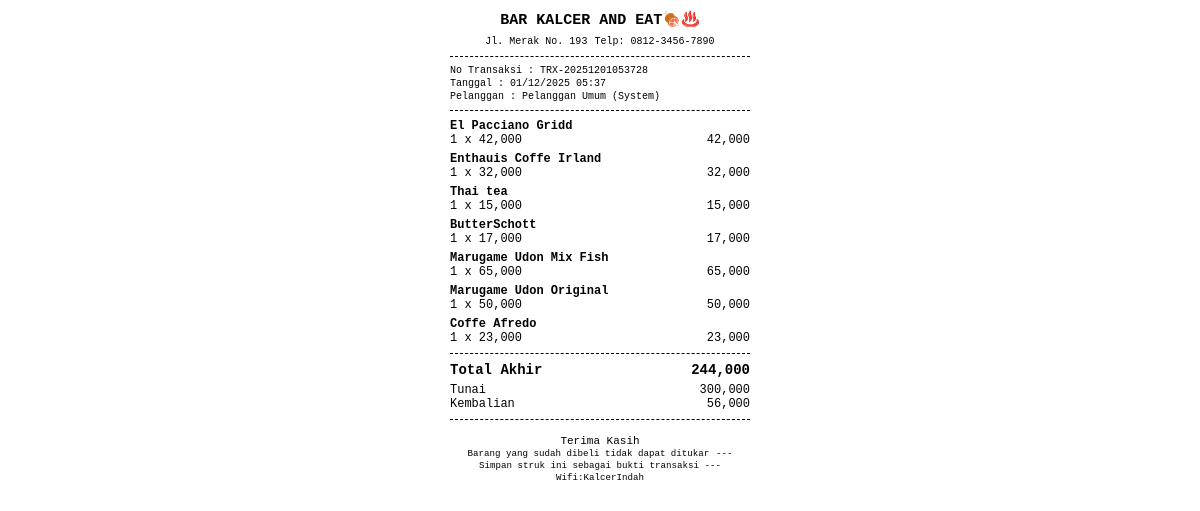
Page /struk.php?no=TRX-20251201053728 on the committed database.
### tables this page shows
CREATE TABLE `transaksi` (
  `id` int(11) NOT NULL,
  `no_transaksi` varchar(20) DEFAULT NULL,
  `tanggal` datetime DEFAULT NULL,
  `total_bayar` decimal(10,2) DEFAULT NULL,
  `jumlah_uang` decimal(10,2) DEFAULT NULL,
  `kembalian` decimal(10,2) DEFAULT NULL,
  `id_pelanggan` int(11) DEFAULT 0,
  `diskon` decimal(10,2) DEFAULT 0.00
);

CREATE TABLE `pelanggan` (
  `id` int(11) NOT NULL,
  `nama_pelanggan` varchar(100) DEFAULT NULL,
  `alamat` text DEFAULT NULL,
  `no_hp` varchar(20) DEFAULT NULL
);

CREATE TABLE `transaksi_detail` (
  `id` int(11) NOT NULL,
  `no_transaksi` varchar(20) DEFAULT NULL,
  `id_produk` int(11) DEFAULT NULL,
  `qty` int(11) DEFAULT NULL,
  `subtotal` decimal(10,2) DEFAULT NULL
);

CREATE TABLE `produk` (
  `id` int(11) NOT NULL,
  `nama_produk` varchar(100) DEFAULT NULL,
  `harga` decimal(10,2) DEFAULT NULL,
  `stok` int(11) DEFAULT NULL,
  `kode_barang` varchar(20) DEFAULT NULL
);

### struk.php (the view, shortened to what this page needs)
<?php
include 'koneksi.php';
$no = $_GET['no'];
$trx = mysqli_fetch_assoc(mysqli_query($conn, "SELECT * FROM transaksi WHERE no_transaksi='$no'"));
$pelanggan_nama = 'Umum';
if(isset($trx['id_pelanggan']) && $trx['id_pelanggan'] > 0){
    $q_pel = mysqli_query($conn, "SELECT nama_pelanggan FROM pelanggan WHERE id='{$trx['id_pelanggan']}'");
    if(mysqli_num_rows($q_pel) > 0){
        $pelanggan_nama = mysqli_fetch_assoc($q_pel)['nama_pelanggan'];
    }
}
?>
<!DOCTYPE html>
<html>
<head>
</head>
<body onload="window.print()">
    <div class="center">
        <div class="title">BAR KALCER AND EAT🍖♨️</div>
        <small>Jl. Merak No. 193</small>
        <small>Telp: 0812-3456-7890</small>
    </div>
    <div class="line"></div>
    <div class="info">
        <small>No Transaksi : <?= $trx['no_transaksi'] ?></small>
        <small>Tanggal       : <?= date("d/m/Y H:i", strtotime($trx['tanggal'])) ?></small>
        <small>Pelanggan     : <?= $pelanggan_nama ?></small>
    </div>
    <div class="line"></div>
    <?php
    $detail = mysqli_query($conn, "SELECT transaksi_detail.*, produk.nama_produk, produk.harga
            FROM transaksi_detail
            JOIN produk ON transaksi_detail.id_produk = produk.id
            WHERE no_transaksi='$no'");
    while($d = mysqli_fetch_assoc($detail)) {
    ?>
        <div class="item">
            <div class="bold"><?= $d['nama_produk'] ?></div>
            <div class="flex">
                <span><?= $d['qty'] ?> x <?= number_format($d['harga']) ?></span>
                <span><?= number_format($d['subtotal']) ?></span>
            </div>
        </div>
    <?php } ?>
    <div class="line"></div>
    <div class="flex bold" style="font-size: 14px;">
        <span>Total Akhir</span>
        <span><?= number_format($trx['total_bayar']) ?></span>
    </div>
    <div class="flex" style="margin-top: 5px;">
        <span>Tunai</span>
        <span><?= number_format($trx['jumlah_uang']) ?></span>
    </div>
    <div class="flex">
        <span>Kembalian</span>
        <span><?= number_format($trx['kembalian']) ?></span>
    </div>
    <div class="line"></div>
    <div class="center footer">
        Terima Kasih<br>
        <small>Barang yang sudah dibeli tidak dapat ditukar</small>
        <small>--- Simpan struk ini sebagai bukti transaksi ---</small>
        <small>Wifi:KalcerIndah </small>
    </div>
</body>
</html>

### struk.php (style rules this page uses)
body { font-family: "Courier New", monospace; font-size: 12px; max-width: 300px; margin: 0 auto; padding: 10px; color: #000; }
.center { text-align: center; }
.line { border-bottom: 1px dashed #000; margin: 8px 0; }
.flex { display: flex; justify-content: space-between; width: 100%; }
.bold { font-weight: bold; }
.title { font-size: 15px; font-weight: bold; margin-bottom: 5px; }
.info small { display: block; margin-top: 2px; }
.item { margin-bottom: 5px; }
.footer { margin-top: 15px; font-size: 11px; }

### rows in the picture
transaksi: no_transaksi "TRX-20251201053728", tanggal "01/12/2025 05:37", total_bayar "244,000", jumlah_uang "300,000", kembalian "56,000"
pelanggan: nama_pelanggan "Pelanggan Umum (System)"
transaksi_detail: id_produk.nama_produk "El Pacciano Gridd", qty "1", id_produk.harga "42,000", subtotal "42,000"
transaksi_detail: id_produk.nama_produk "Enthauis Coffe Irland", qty "1", id_produk.harga "32,000", subtotal "32,000"
transaksi_detail: id_produk.nama_produk "Thai tea", qty "1", id_produk.harga "15,000", subtotal "15,000"
transaksi_detail: id_produk.nama_produk "ButterSchott", qty "1", id_produk.harga "17,000", subtotal "17,000"
transaksi_detail: id_produk.nama_produk "Marugame Udon Mix Fish", qty "1", id_produk.harga "65,000", subtotal "65,000"
transaksi_detail: id_produk.nama_produk "Marugame Udon Original", qty "1", id_produk.harga "50,000", subtotal "50,000"
transaksi_detail: id_produk.nama_produk "Coffe Afredo", qty "1", id_produk.harga "23,000", subtotal "23,000"
